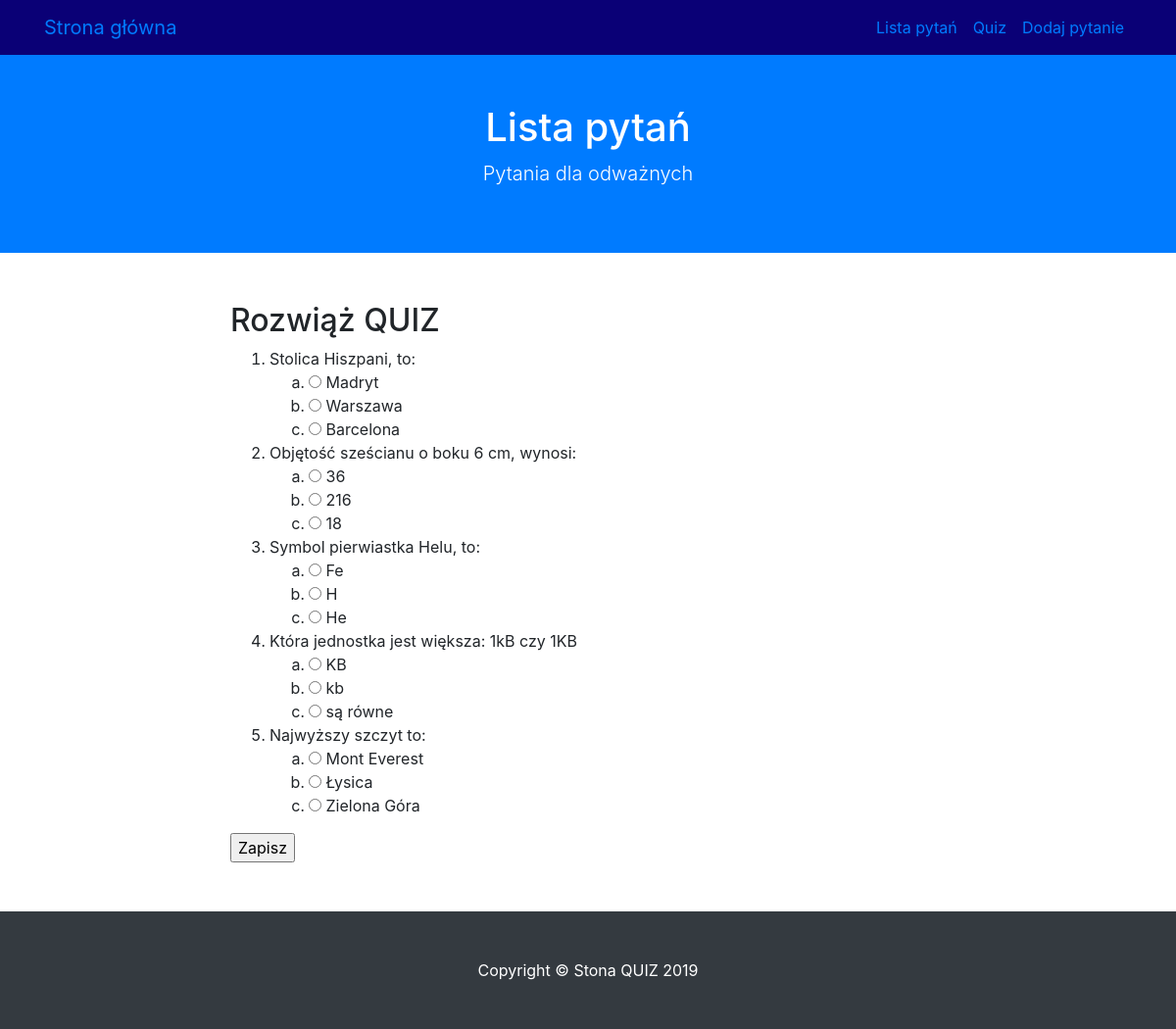
The app's page /quiz, older data.
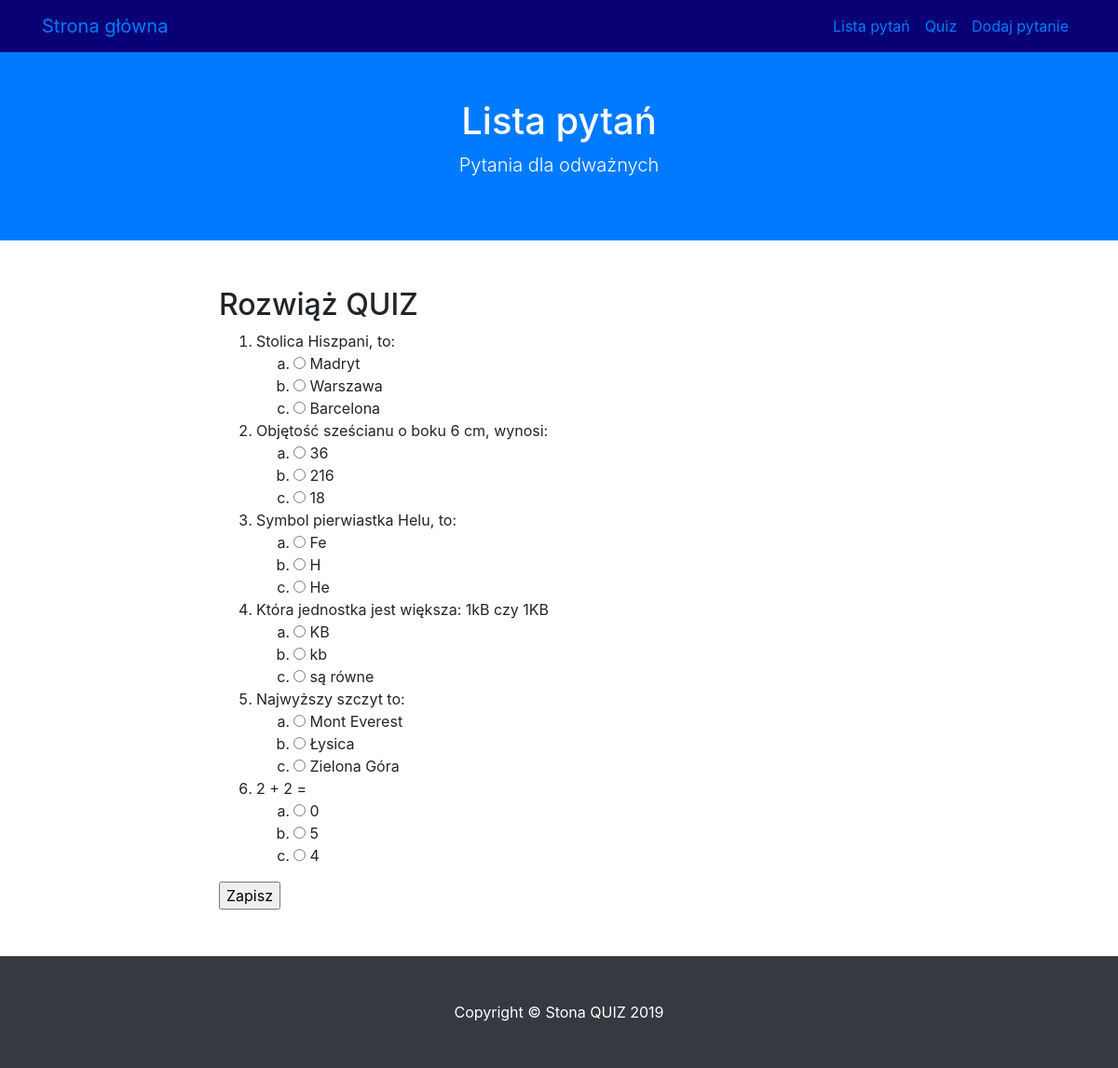
The same page, newer data.
### modele.py (models this page shows)
class BazaModel(Model):
    class Meta:
        database = baza

class Pytanie(BazaModel):
    pytanie = CharField(null=False)
    kategoria = ForeignKeyField(Kategoria, related_name='pytania')

class Odpowiedz(BazaModel):
    odpowiedz = CharField(null=False)
    pytanie = ForeignKeyField(Pytanie, related_name='odpowiedzi')
    odpok = IntegerField(default = 0)

### views.py (the view)
@app.route('/quiz', methods = ['GET', 'POST'])
def quiz():
    print(request.form)
    if request.method == 'POST':
        wynik = 0
        for pid, oid in request.form.items():
            odp = Odpowiedz().get(Odpowiedz.id == int(oid)).odpok
            if odp:
                wynik += 1
    pytania = Pytanie.select().join(Odpowiedz).distinct().order_by(Pytanie.id)
    return render_template('quiz.html', query = pytania)

### app.py (called while the page is built)
@app.before_request
def before_request():
    g.db = baza
    g.db.connect(reuse_if_open=True)

@app.after_request
def after_request(response):
    g.db.close()
    return response

### templates/quiz.html (shortened to what this page needs)
{% extends "szablon.html" %}
{% block h1 %} Lista pytań{% endblock %}
{% block tresc %}
    <h2>Rozwiąż QUIZ</h2>
    <form method = "POST">
    <ol>
    {% for p in query %}
        <li>{{ p.pytanie }}
        <ol class="alfabet">
        {% for o in p.odpowiedzi %}
            <li>
                <input type = "radio" value = "{{o.id}}"name = "{{p.id}}">
                {{ o.odpowiedz }}
            </li>
        {% endfor %}
        </ol>
        </li>
    {% endfor %}
    </ol>
    <input type = "submit" value = "Zapisz">
    </form>
{% endblock %}

Row changes from the older to the newer data that the page shows:
added Pytanie: pytanie "2 + 2 ="
added Odpowiedz: odpowiedz "0", shown under "2 + 2 ="
added Odpowiedz: odpowiedz "5", shown under "2 + 2 ="
added Odpowiedz: odpowiedz "4", shown under "2 + 2 ="
